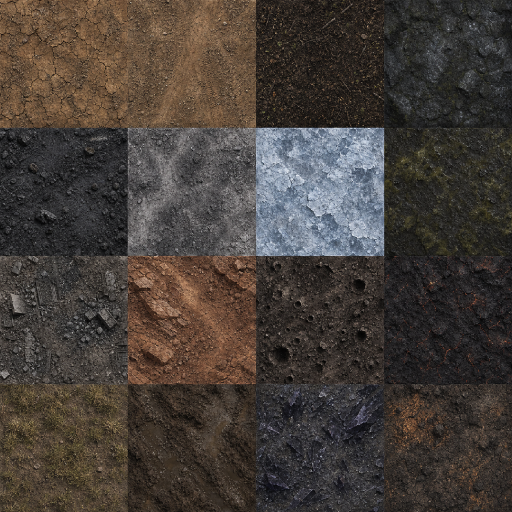
#> input picture play/last-bastion/art/production-tests/batch-ah/surface-frontier-floor-v1-256.png, 1024 x 1024 px, given in place of surface-frontier-floor-v1-source.png, which was not available (shown at 1/2 size)
$ python normalize_batch_ah.py
#> lines starting #> are read from the running program, lines starting #| are printed output that depends on the picture; pictures that were not available may be replaced by others from this repository, and a replacement may not be noted
"""Build deterministic Batch AH Surface Frontier atlases and QA sheets."""
from pathlib import Path

from PIL import Image, ImageDraw


ROOT = Path(__file__).resolve().parent
NEAREST = Image.Resampling.NEAREST
PREFIX = "surface-frontier"


def cells(source: Image.Image, columns: int, rows: int):
    for row in range(rows):
        for column in range(columns):
            box = (
                round(column * source.width / columns),
                round(row * source.height / rows),
                round((column + 1) * source.width / columns),
                round((row + 1) * source.height / rows),
            )
            yield column, row, source.crop(box)


def opaque(source_name: str, output_name: str, columns: int, rows: int, size: int):
    source = Image.open(ROOT / source_name).convert("RGB")
    output = Image.new("RGB", (columns * size, rows * size))
    for column, row, cell in cells(source, columns, rows):
        output.paste(cell.resize((size, size), NEAREST), (column * size, row * size))
    output.save(ROOT / output_name, optimize=True)
    return output.convert("RGBA")


def alpha(
    source_name: str,
    output_name: str,
    columns: int,
    rows: int,
    size: int,
    padding: int,
    preserve_cell: bool = False,
    bottom_align: bool = False,
):
    source = Image.open(ROOT / source_name).convert("RGBA")
    output = Image.new("RGBA", (columns * size, rows * size), (0, 0, 0, 0))
    for column, row, cell in cells(source, columns, rows):
        if preserve_cell:
            subject = cell.resize((size, size), NEAREST)
            x, y = column * size, row * size
        else:
            bounds = cell.getchannel("A").getbbox()
            if bounds is None:
                raise ValueError(f"empty cell {column},{row} in {source_name}")
            subject = cell.crop(bounds)
            scale = min((size - padding * 2) / subject.width, (size - padding * 2) / subject.height)
            subject = subject.resize((round(subject.width * scale), round(subject.height * scale)), NEAREST)
            x = column * size + (size - subject.width) // 2
            y = row * size + (size - subject.height) // 2
            if bottom_align:
                y = row * size + size - padding - subject.height
        output.alpha_composite(subject, (x, y))
    output.save(ROOT / output_name, optimize=True)
    return output


def main():
    floor_master = opaque(f"{PREFIX}-floor-v1-source.png", f"{PREFIX}-floor-v1-256.png", 4, 4, 256)
#> in opaque, source is the input picture: PIL image 1024x1024 RGB; mean R, G, B 69.9, 62.5, 57
#> in opaque, `output = Image.new("RGB", (columns * size, rows * size))`: output: PIL image 1024x1024 RGB; every value is 0
#> the loop in opaque, `for column, row, cell in cells(source, columns, rows):` made 16 passes
#> (column, row) on passes 1 to 12: (0, 0), (1, 0), (2, 0), (3, 0), (0, 1), (1, 1), (2, 1), (3, 1), (0, 2), (1, 2), (2, 2), (3, 2)
    floor_runtime = opaque(f"{PREFIX}-floor-v1-source.png", f"{PREFIX}-floor-v1-128.png", 4, 4, 128)
#> call 2 of opaque, with source_name = 'surface-frontier-floor-v1-source.png', output_name = 'surface-frontier-floor-v1-128.png', columns = 4, rows = 4, size = 128
#> in opaque (call 2), `output = Image.new("RGB", (columns * size, rows * size))`: output: PIL image 512x512 RGB; every value is 0
#> the loop in opaque (call 2), `for column, row, cell in cells(source, columns, rows):` made 16 passes
#> after the loop in opaque (call 2), `for column, row, cell in cells(source, columns, rows):`:
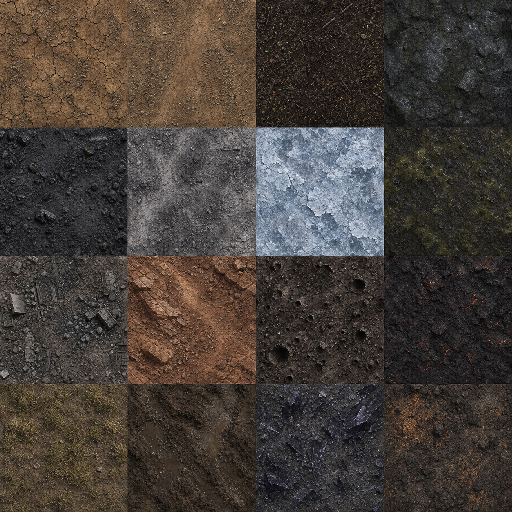
#> output: PIL image 512x512 RGB; mean R, G, B 70, 62.5, 57.1
    boundary_master = alpha(f"{PREFIX}-boundary-v1.png", f"{PREFIX}-boundary-v1-256.png", 4, 2, 256, 0, True)
#> in alpha, `output = Image.new("RGBA", (columns * size, rows * size), (0, 0, 0, 0))`: output: PIL image 1024x512 RGBA; every value is 0
#> the loop in alpha, `for column, row, cell in cells(source, columns, rows):` made 8 passes
#> (column, row, x) on passes 1 to 8: (0, 0, 0), (1, 0, 256), (2, 0, 512), (3, 0, 768), (0, 1, 0), (1, 1, 256), (2, 1, 512), (3, 1, 768)
#> after the loop in alpha, `for column, row, cell in cells(source, columns, rows):`:
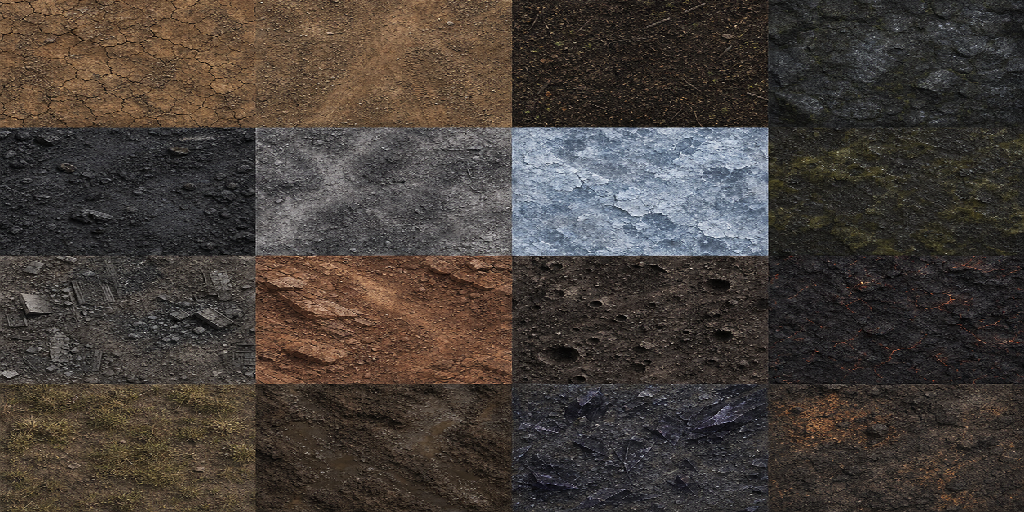
#> output: PIL image 1024x512 RGBA; mean R, G, B, A 69.9, 62.5, 57.1, 255
#> after the loop in alpha, `for column, row, cell in cells(source, columns, rows):`:
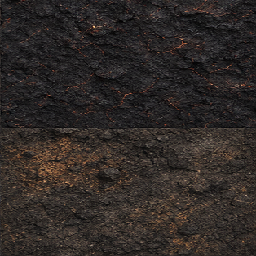
#> subject: PIL image 256x256 RGBA; mean R, G, B, A 47.2, 41.4, 38.7, 255
    boundary_runtime = alpha(f"{PREFIX}-boundary-v1.png", f"{PREFIX}-boundary-v1-128.png", 4, 2, 128, 0, True)
#> call 2 of alpha, with source_name = 'surface-frontier-boundary-v1.png', output_name = 'surface-frontier-boundary-v1-128.png', columns = 4, rows = 2, size = 128, padding = 0, preserve_cell = True, bottom_align = False
#> in alpha (call 2), `output = Image.new("RGBA", (columns * size, rows * size), (0, 0, 0, 0))`: output: PIL image 512x256 RGBA; every value is 0
#> the loop in alpha (call 2), `for column, row, cell in cells(source, columns, rows):` made 8 passes
#> (column, row, x) on passes 1 to 8: (0, 0, 0), (1, 0, 128), (2, 0, 256), (3, 0, 384), (0, 1, 0), (1, 1, 128), (2, 1, 256), (3, 1, 384)
#> pass 1, in alpha (call 2), `subject = cell.resize((size, size), NEAREST)`:
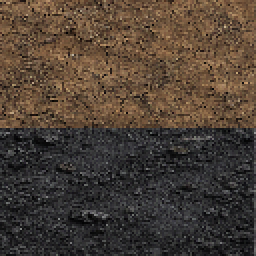
#> subject: PIL image 128x128 RGBA (shown 2 times larger); mean R, G, B, A 76, 63.5, 53.2, 255
#> pass 3, in alpha (call 2), `subject = cell.resize((size, size), NEAREST)`:
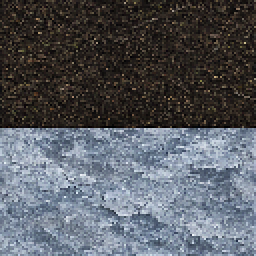
#> subject: PIL image 128x128 RGBA (shown 2 times larger); mean R, G, B, A 87, 90.4, 96.7, 255
#> after the loop in alpha (call 2), `for column, row, cell in cells(source, columns, rows):`:
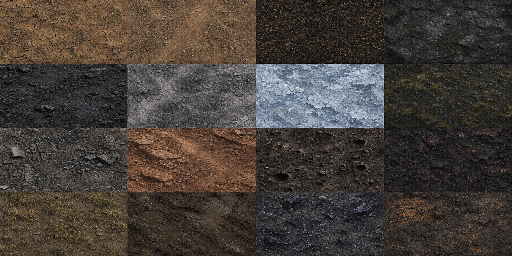
#> output: PIL image 512x256 RGBA; mean R, G, B, A 69.9, 62.4, 57, 255
#> after the loop in alpha (call 2), `for column, row, cell in cells(source, columns, rows):`:
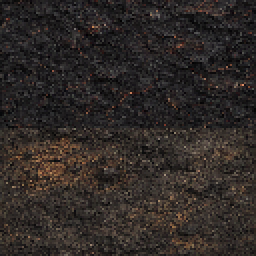
#> subject: PIL image 128x128 RGBA (shown 2 times larger); mean R, G, B, A 47, 41.2, 38.6, 255
    fixtures_master = alpha(f"{PREFIX}-fixtures-v1.png", f"{PREFIX}-fixtures-v1-384.png", 4, 2, 384, 24, bottom_align=True)
    fixtures_runtime = alpha(f"{PREFIX}-fixtures-v1.png", f"{PREFIX}-fixtures-v1-192.png", 4, 2, 192, 12, bottom_align=True)
    decals_master = alpha(f"{PREFIX}-decals-v1.png", f"{PREFIX}-decals-v1-256.png", 4, 2, 256, 20)
    decals_runtime = alpha(f"{PREFIX}-decals-v1.png", f"{PREFIX}-decals-v1-128.png", 4, 2, 128, 10)

    seam = Image.new("RGB", (1024, 512))
    base = floor_runtime.crop((0, 0, 128, 128)).convert("RGB")
    order = (0, 1, 2, 3, 1, 0, 3, 2, 2, 3, 0, 1, 3, 2, 1, 0)
    for row in range(4):
        for column in range(4):
            seam.paste(base, (column * 128, row * 128))
            frame = order[row * 4 + column]
            x, y = (frame % 4) * 128, (frame // 4) * 128
            seam.paste(floor_runtime.crop((x, y, x + 128, y + 128)), (512 + column * 128, row * 128))
    seam.save(ROOT / f"{PREFIX}-seam-mosaic.png", optimize=True)

    canvas = Image.new("RGBA", (1600, 1360), (15, 22, 32, 255))
    draw = ImageDraw.Draw(canvas)
    draw.text((24, 18), "BATCH AH - SURFACE AND PLANETARY FRONTIERS / 4K MASTER PREFLIGHT", fill=(231, 240, 246, 255))
    draw.text((24, 45), "FLOORS - 16 x 256 px", fill=(255, 202, 105, 255))
    canvas.alpha_composite(floor_master.resize((800, 800), NEAREST), (24, 70))
    draw.text((850, 45), "BOUNDARIES - 8 x 256 px", fill=(255, 202, 105, 255))
    canvas.alpha_composite(boundary_master.resize((720, 360), NEAREST), (850, 70))
    draw.text((850, 455), "FIXTURES - 8 x 384 px", fill=(117, 224, 239, 255))
    canvas.alpha_composite(fixtures_master.resize((720, 360), NEAREST), (850, 480))
    draw.text((24, 900), "DECALS - 8 x 256 px", fill=(208, 162, 255, 255))
    canvas.alpha_composite(decals_master.resize((800, 400), NEAREST), (24, 930))
    draw.text((850, 900), "Earth / hostile planet / war-torn / grass / mud / crystal / blast zone", fill=(184, 202, 216, 255))
    draw.text((850, 930), "Biome row selection, collision, hazards, weather, interaction, and objectives remain code-owned.", fill=(184, 202, 216, 255))
    canvas.convert("RGB").save(ROOT / "batch-ah-contact-sheet.png", optimize=True)

    runtime_dir = ROOT.parents[2] / "game-assets"
    for name in (
        f"{PREFIX}-floor-v1-128.png",
        f"{PREFIX}-boundary-v1-128.png",
        f"{PREFIX}-fixtures-v1-192.png",
        f"{PREFIX}-decals-v1-128.png",
    ):
        Image.open(ROOT / name).save(runtime_dir / name, optimize=True)
    print("Wrote Batch AH masters, runtime atlases, seam mosaic, and contact sheet")


if __name__ == "__main__":
#> (the run stopped early here; a loop or call above may not have finished)
